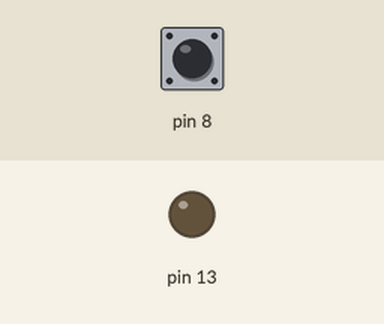
Bench run of a sketch on a simulated Arduino Uno, built with avr-gcc and run on an emulated ATmega328P. Parts: output pins drawn as LEDs (lit = HIGH). The test bench sets the inputs (shaded band); at power-on: pin 8 HIGH.

Above: at 1.2 s.
1.3 s: pin 8 pulled LOW for 0.15 s
At 1.37 s:
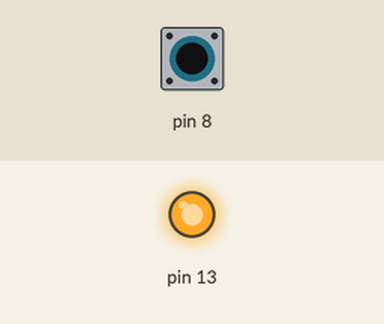
2.9 s: pin 8 pulled LOW for 3.2 s
At 6.5 s:
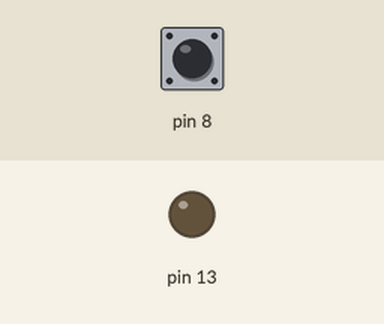
Timing chart, 0 to 8.0 s (numbered marks = the images above; inputs shaded):
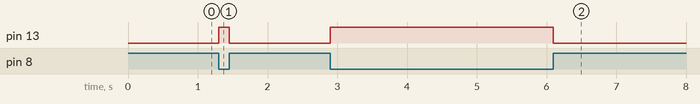

The sketch:

lab2_task2_metl_final_answer.ino
```cpp
#include <avr/interrupt.h>
#include <avr/io.h>

ISR(PCINT0_vect){

  PORTB ^= (1 << PB5);// select the pin from the port which get toggle when the interruption occurs


}

void setup() {
  // put your setup code here, to run once:
DDRB |= (1 << PB5);// MAKE the pin as output
PORTB |= (1 << PB0);// MAKE THE PIN AS INPUT
DDRD &=~(1 << PB0); // SELECT the port


PCICR |= (1 << PCIE0);   // In this section we select the port B as our enable interrupts using PCIE0
PCMSK0 |= (1 << PCINT0);}// This part we select the pin 8 as our pin which interrupt the process


void loop() {
  // put your main code here, to run repeatedly:

}
```

Measured:
- after the input at 1.3 s, pin 13: LOW → HIGH at once, → LOW 0.15 s later
- after the input at 2.9 s, pin 13: LOW → HIGH at once, → LOW 3.2 s later
